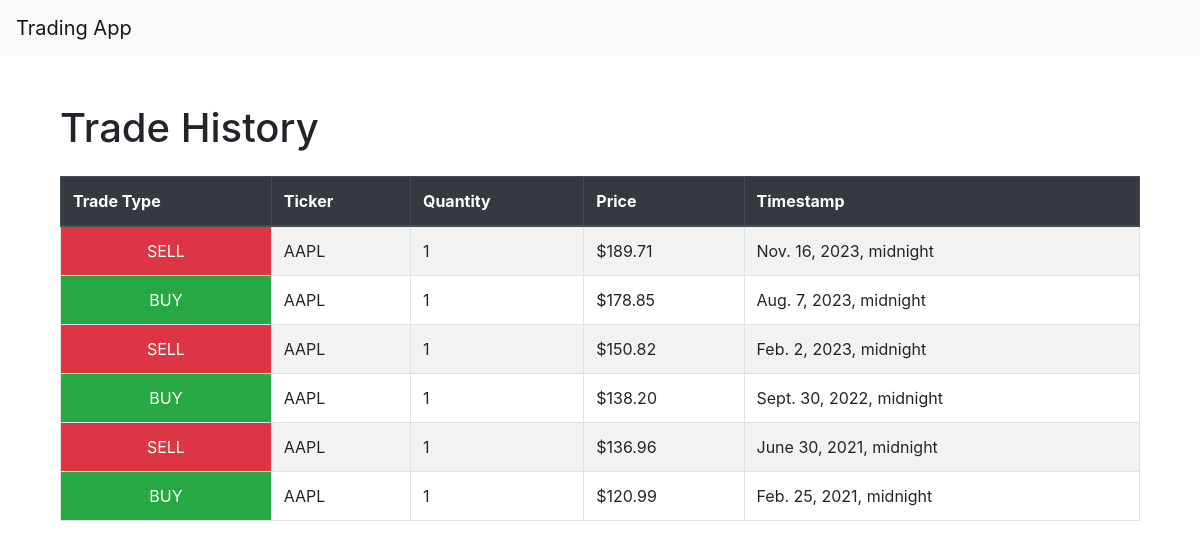
Page /trades/ on the committed database.
### trading_app/models.py (models this page shows, shortened)
class Back_Test_Trade(models.Model):
    TRADE_TYPE_CHOICES = [
        ('BUY', 'Buy'),
        ('SELL', 'Sell'),
    ]
    trade_type = models.CharField(max_length=4, choices=TRADE_TYPE_CHOICES)
    ticker = models.CharField(max_length=10)
    quantity = models.IntegerField()
    price = models.DecimalField(max_digits=10, decimal_places=2)
    timestamp = models.DateTimeField()

### trading_app/views.py (the view)
# urls.py: path('trades/', views.trades_list, name='trades_list'),
def trades_list(request):
    trades = Back_Test_Trade.objects.all().order_by('-timestamp')
    return render(request, 'trading_app/trades_list.html', {'trades': trades})

### trading_app/templates/trading_app/trades_list.html
{% extends 'trading_app/base.html' %}
{% block content %}
    <div class="container mt-5">
        <h1 class="mb-4">Trade History</h1>
        <div class="table-responsive">
            <table class="table table-bordered table-striped">
                <thead class="thead-dark">
                    <tr>
                        <th>Trade Type</th>
                        <th>Ticker</th>
                        <th>Quantity</th>
                        <th>Price</th>
                        <th>Timestamp</th>
                    </tr>
                </thead>
                <tbody>
                    {% for trade in trades %}
                    <tr>
                        <td class="text-center
                            {% if trade.trade_type == 'BUY' %}
                                bg-success text-white
                            {% elif trade.trade_type == 'SELL' %}
                                bg-danger text-white
                            {% else %}
                                bg-light
                            {% endif %}
                            ">
                            {{ trade.trade_type }}
                        </td>
                        <td>{{ trade.ticker }}</td>
                        <td>{{ trade.quantity }}</td>
                        <td>${{ trade.price }}</td>
                        <td>{{ trade.timestamp }}</td>
                    </tr>
                    {% empty %}
                    <tr>
                        <td colspan="5" class="text-center">No trades found.</td>
                    </tr>
                    {% endfor %}
                </tbody>
            </table>
        </div>
    </div>
{% endblock %}

### trading_app/templates/trading_app/base.html (shortened to what this page needs)
<!DOCTYPE html>
<html lang="en">
<head>
    <link rel="stylesheet" href="https://stackpath.bootstrapcdn.com/bootstrap/4.5.2/css/bootstrap.min.css">
</head>
<body>
    <nav class="navbar navbar-expand-lg navbar-light bg-light">
        <a class="navbar-brand" href="{% url 'home' %}">Trading App</a>
    </nav>
    <div class="container">
        {% block content %}
        {% endblock %}
    </div>
</body>
</html>

### rows in the picture
Back_Test_Trade: trade_type "SELL", ticker "AAPL", quantity "1", price "189.71", timestamp "Nov. 16, 2023, midnight"
Back_Test_Trade: trade_type "BUY", ticker "AAPL", quantity "1", price "178.85", timestamp "Aug. 7, 2023, midnight"
Back_Test_Trade: trade_type "SELL", ticker "AAPL", quantity "1", price "150.82", timestamp "Feb. 2, 2023, midnight"
Back_Test_Trade: trade_type "BUY", ticker "AAPL", quantity "1", price "138.20", timestamp "Sept. 30, 2022, midnight"
Back_Test_Trade: trade_type "SELL", ticker "AAPL", quantity "1", price "136.96", timestamp "June 30, 2021, midnight"
Back_Test_Trade: trade_type "BUY", ticker "AAPL", quantity "1", price "120.99", timestamp "Feb. 25, 2021, midnight"
